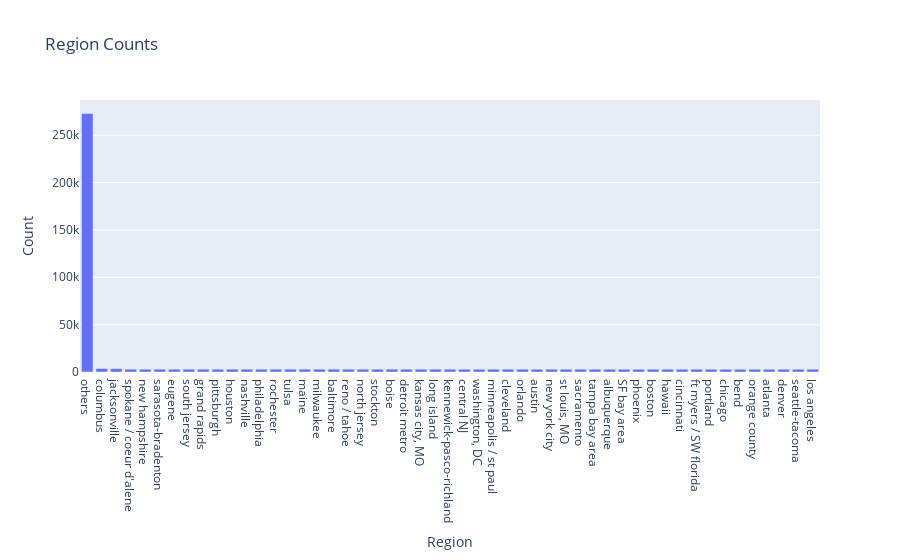

Source (notebook cell):
### Code cell
df.columns

# look at the regions in the data 
rg = df['region'].value_counts()
df['region'] = df['region'].apply(lambda s: s if str(s) in rg[:50] else 'others')
plt.plot(range(len(rg)), rg)

region_counts = df['region'].value_counts().reset_index()
region_counts.columns = ['Region', 'Count']

fig = px.bar(region_counts, x='Region', y='Count', title='Region Counts')
fig.show()

### Figure 1 — Plotly figure (JSON) as saved in the notebook; plotly's stock layout.template omitted (floating-point values rounded to 4 significant figures)
{"data": [{"alignmentgroup": "True", "hovertemplate": "Region=%{x}<br>Count=%{y}<extra></extra>", "legendgroup": "", "marker": {"color": "#636efa", "pattern": {"shape": ""}}, "name": "", "offsetgroup": "", "orientation": "v", "showlegend": false, "textposition": "auto", "type": "bar", "x": ["others", "columbus", "jacksonville", "spokane / coeur d'alene", "new hampshire", "sarasota-bradenton", "eugene", "south jersey", "grand rapids", "pittsburgh", "houston", "nashville", "philadelphia", "rochester", "tulsa", "maine", "milwaukee", "baltimore", "reno / tahoe", "north jersey", "stockton", "boise", "detroit metro", "kansas city, MO", "long island", "kennewick-pasco-richland", "central NJ", "washington, DC", "minneapolis / st paul", "cleveland", "orlando", "austin", "new york city", "st louis, MO", "sacramento", "tampa bay area", "albuquerque", "SF bay area", "phoenix", "boston", "hawaii", "cincinnati", "ft myers / SW florida", "portland", "chicago", "bend", "orange county", "atlanta", "denver", "seattle-tacoma", "los angeles"], "xaxis": "x", "y": [272839, 3608, 3522, 2985, 2979, 2975, 2973, 2973, 2972, 2970, 2969, 2969, 2967, 2967, 2966, 2966, 2965, 2964, 2964, 2962, 2957, 2956, 2956, 2955, 2954, 2952, 2950, 2946, 2946, 2946, 2945, 2943, 2943, 2940, 2940, 2936, 2935, 2935, 2932, 2928, 2924, 2921, 2921, 2913, 2913, 2909, 2902, 2902, 2900, 2896, 2893], "yaxis": "y"}], "layout": {"autosize": true, "barmode": "relative", "legend": {"tracegroupgap": 0}, "title": {"text": "Region Counts"}, "xaxis": {"anchor": "y", "autorange": true, "domain": [0, 1], "range": [-0.5, 50.5], "title": {"text": "Region"}, "type": "category"}, "yaxis": {"anchor": "x", "autorange": true, "domain": [0, 1], "range": [0, 287200.0], "title": {"text": "Count"}, "type": "linear"}}}
